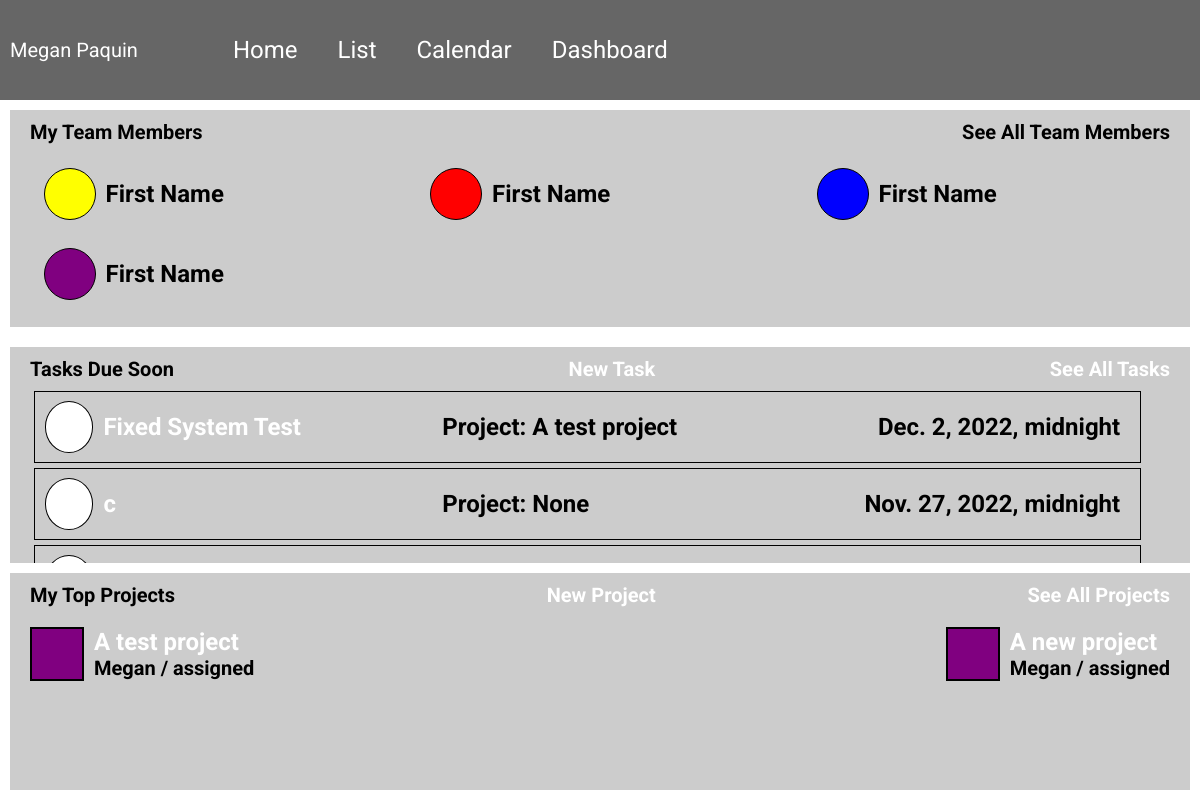
Screenshot of /home (signed in) with the database file from the repository.
### accounts/models.py (models this page shows, shortened)
class CustomUser(AbstractBaseUser, PermissionsMixin):
    email = models.EmailField(_('email address'), unique=True)
    is_staff = models.BooleanField(default=False)
    is_active = models.BooleanField(default=True)
    date_joined = models.DateTimeField(default=timezone.now)
    USERNAME_FIELD = 'email'
    REQUIRED_FIELDS = []
    color = models.CharField(max_length=7, default="#FFFFFF")
    first_name = models.CharField(max_length=128)
    last_name = models.CharField(max_length=128)
    phone = models.CharField(max_length=9, null=True)
    image = models.ImageField(upload_to='images/')
    objects = CustomUserManager()

### tasks/models.py (models this page shows, shortened)
class Task(models.Model):
    task_name = models.CharField(max_length=120)
    task_summary = models.TextField()
    task_details = models.TextField()
    created_on = models.DateTimeField(auto_now_add=True)
    deadline = models.DateTimeField()
    assignee = models.ForeignKey(
        get_user_model(),
        on_delete=models.CASCADE,
        related_name="task_assignee"
    )
    author = models.ForeignKey(
        get_user_model(),
        on_delete=models.CASCADE,
        related_name="task_author"
    )
    status = models.ForeignKey(
        Status,
        on_delete=models.CASCADE,
        blank = True,
        null = True
    )
    project = models.ForeignKey(
        Project,
        on_delete=models.CASCADE,
        blank=True,
        null=True
    )
    priority = models.ForeignKey(
        Priority,
        on_delete=models.CASCADE,
        blank = True,
        null = True
    )

### projects/models.py (models this page shows, shortened)
class Project(models.Model):
    title = models.CharField(max_length=120)
    summary = models.TextField()
    deadline = models.DateTimeField()
    created_on = models.DateTimeField(auto_now_add=True)
    author = models.ForeignKey(
        get_user_model(),
        on_delete=models.CASCADE,
        related_name="project_author"
    )
    assignee = models.ForeignKey(
        get_user_model(),
        on_delete=models.CASCADE,
        related_name="project_assignee"
    )
    status = models.ForeignKey(
        Status,
        on_delete=models.CASCADE,
        blank = True,
        null = True
    )
    def __str__(self):
        return self.title

class Status(models.Model):
    name = models.CharField(max_length=128)
    description = models.CharField(max_length=128)
    def __str__(self):
        return self.name

### pages/views.py (the view)
# urls.py: path('home', HomePageView.as_view(), name="home"),
class HomePageView(TemplateView):
    template_name = "pages/home.html"
    def get_context_data(self, **kwargs):
        context = super().get_context_data(**kwargs)
        assigned = Status.objects.get(name="assigned")
        context['assigned_tasks'] = Task.objects.filter(status=assigned).order_by('deadline').reverse().order_by('priority')[0:3]
        progress = Status.objects.get(name="in-progress")
        context['progress_tasks'] = Task.objects.filter(status=progress).order_by('deadline').reverse()[0:3]
        context['projects'] = Project.objects.order_by('deadline')
        return context

### templates/pages/home.html (shortened to what this page needs)
{% extends 'base.html' %}
{% load static %}
{% block links %}
<link rel="stylesheet" href="{% static 'css/home.css' %}" />
{% endblock links %}
{% block contents %}
    {% if user.is_staff %}
        <div class="team-section">
            <div class="section-label">
                <h5>My Team Members</h5>
                <h5>See All Team Members</h5>
            </div>
            <div class="team-flexbox">
                <div class="team-member">
                    <span class="circle" style="background-color: yellow"></span>
                    <h4><strong>First Name</strong></h4>
                </div>
                <div class="team-member">
                    <span class="circle" style="background-color: red"></span>
                    <h4><strong>First Name</strong></h4>
                </div>
                <div class="team-member">
                    <span class="circle" style="background-color: blue"></span>
                    <h4><strong>First Name</strong></h4>
                </div>
                <div class="team-member">
                    <span class="circle" style="background-color: purple"></span>
                    <h4><strong>First Name</strong></h4>
                </div>
            </div>
        </div>
    {% endif %}
    {% if user.is_active %}
        <div class="task-section">
            <div class="section-label">
                <h5>Tasks Due Soon</h5>
                <a href="{% url 'task-new' %}"><h5>New Task</h5></a>
                <a href="{% url 'list' %}"><h5>See All Tasks</h5></a>
            </div>
            {% for task in assigned_tasks %}
                {% if user == task.assignee %}
                <div class="individual-task">
                    <span class="circle"></span>
                    <h4><strong><a href="{% url 'task-detail' task.id %}">{{ task.task_name }}</a></strong></h4>
                    <h4>Project: {{ task.project }}</h4>
                    <h4 class="task-due">{{ task.deadline}}</h4>
                </div>
                {% endif %}
            {% endfor %}
            {% for task in progress_tasks %}
                {% if user == task.assignee %}
                <div class="individual-task">
                    <span class="circle"></span>
                </div>
                {% endif %}
            {% endfor %}
        </div>
        <div class="project-section">
            <div class="section-label">
                <h5>My Top Projects</h5>
                {% if user.is_staff %}
                <a href="{% url 'project-new' %}"><h5>New Project</h5></a>
                {% endif %}
                <a href=""><h5>See All Projects</h5></a>
            </div>
            <div class="project-flexbox">
                {% for project in projects %}
                    {% if user == project.assignee %}
                    <div class="individual-project">
                        <span class="square"></span>
                        <div class="details">
                            <h4><a href="{% url 'project-detail' project.id%}">{{ project.title }}</a></h4>
                            <h5>{{ project.author.first_name }} / {{ project.status }}</h5>
                        </div>
                    </div>
                    {% endif %}
                {% endfor %}
            </div>
        </div>
    {% endif %}
{% endblock contents %}

### templates/base.html (shortened to what this page needs)
{% load static %}
<!DOCTYPE html>
<html lang="en">
<head>
    {% block links %}
    {% endblock links %}
    <link rel="stylesheet" href="{% static 'css/base.css' %}">
    <link rel="stylesheet" href="{% static 'css/page-layout.css' %}">
</head>
<body>
    <div class="row-container">
        <div class="column-container column">
            <div class="row-container top-nav">
                <div class="name-group">
                    {% if user.is_authenticated %}
                        <span>{{ user.first_name }}</span>
                        <span>{{ user.last_name }}</span>
                    {% endif %}
                </div>
                <a href="{% url 'home' %}">Home</a>
                <a href="{% url 'list' %}">List</a>
                <a href="{% url 'calendar' %}">Calendar</a>
                <a href="{% url 'dashboard' %}">Dashboard</a>
            </div>
            <div class="column-container contents">
                {% block contents %}
                {% endblock contents %}
            </div>
        </div>
    </div>
</body>
</html>

### static/css/home.css (style rules this page uses)
.individual-task { display: flex; flex-direction: row; width: 92%; height: 70px; border: 1px solid black; margin: 5px 2%; align-items: center; padding-right: 20px; }
.circle { width: 50px; height: 50px; background-color: #FFF ; border: 1px solid black; border-radius: 50%; margin: auto 10px; }
.individual-task h4 { width: calc(100% / 3); }
.task-due { text-align: right; }
.project-flexbox { display: flex; flex-direction: row; flex-wrap: wrap; justify-content: space-between; align-content: space-between; }
.square { width: 50px; height: 50px; background-color: purple; border: 2px solid black; }
.details { display: flex; flex-direction: column; margin-left: 10px; }
.individual-project { display: flex; flex-direction: row; align-items: center; width: fit-content; padding: 10px 20px; }
.task-section { flex: 1; background: #CCC; margin: 10px; align-items: center; overflow: auto; scroll-behavior: auto; }
.project-section { flex: 1; background: #CCC; margin: 10px; margin-top: 0; overflow: auto; scroll-behavior: auto; }
.team-member { display: flex; flex-direction: row; width: 30%; height: 70px; margin: 5px 0; align-items: center; padding-right: 20px; }
.team-section { flex: 1; background: #CCC; margin: 10px; align-items: center; overflow: auto; scroll-behavior: auto; }
.team-flexbox { display: flex; flex-direction: row; flex-wrap: wrap; justify-content: space-between; align-content: space-between; margin: 0px 2%; }

### static/css/base.css (style rules this page uses)
* { padding: 0; margin: 0; }
html { padding: 0; margin-right: 0; }
body { background-color: #333333; font-family: 'Roboto', sans-serif; color: #FFF; }
h4 { font-size: 24px; }
h5 { font-size: 20px; }
.row-container { display: flex; width: 100%; flex-direction: row; flex-wrap: wrap; justify-content: center; align-items: center; margin: 0; padding: 0; }
.column-container { display: flex; width: 100%; flex-direction: column; align-content: left; margin: 0; padding: 0; }
a { text-decoration: none; color: #FFF; }

### static/css/page-layout.css (style rules this page uses)
.column { flex: 5; width: 100%; }
.top-nav { background-color: #666; height: 100px; font-size: 24px; justify-content: left; }
.contents { background-color: #fff; color: black; height: calc(100vh - 100px); }
.name-group { margin-left: 10px; margin-right: 75px; font-size: 20px; }
.top-nav a { margin: auto 20px; }
.section-label { display: flex; flex-direction: row; justify-content: space-between; margin: 10px 20px; padding: 0; font-size: 24px; font-weight: 100; }

### rows the page displays
CustomUser: first_name "Megan", last_name "Paquin"
Task: task_name "Fixed System Test", project "A test project", deadline "Dec. 2, 2022, midnight"
Task: task_name "c", project "None", deadline "Nov. 27, 2022, midnight"
Project: title "A test project", author.first_name "Megan", status "assigned"
Project: title "A new project", author.first_name "Megan", status "assigned"
